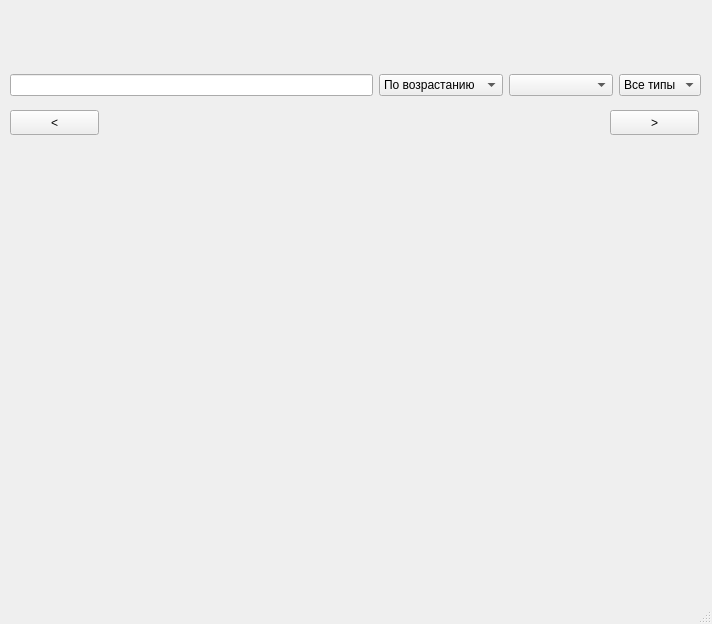
<?xml version="1.0" encoding="UTF-8"?>
<ui version="4.0">
 <class>MainWindow</class>
 <widget class="QMainWindow" name="MainWindow">
  <property name="geometry">
   <rect>
    <x>0</x>
    <y>0</y>
    <width>712</width>
    <height>624</height>
   </rect>
  </property>
  <property name="minimumSize">
   <size>
    <width>712</width>
    <height>624</height>
   </size>
  </property>
  <property name="maximumSize">
   <size>
    <width>712</width>
    <height>624</height>
   </size>
  </property>
  <property name="windowTitle">
   <string>Товары</string>
  </property>
  <widget class="QWidget" name="centralwidget">
   <widget class="QWidget" name="layoutWidget">
    <property name="geometry">
     <rect>
      <x>10</x>
      <y>60</y>
      <width>691</width>
      <height>51</height>
     </rect>
    </property>
    <layout class="QHBoxLayout" name="horizontalLayout">
     <item>
      <widget class="QLineEdit" name="goods_name_edit"/>
     </item>
     <item>
      <widget class="QComboBox" name="sort_type_box">
       <property name="currentIndex">
        <number>1</number>
       </property>
       <property name="sizeAdjustPolicy">
        <enum>QComboBox::AdjustToContentsOnFirstShow</enum>
       </property>
       <item>
        <property name="text">
         <string/>
        </property>
       </item>
       <item>
        <property name="text">
         <string>По возрастанию</string>
        </property>
       </item>
       <item>
        <property name="text">
         <string>По убыванию</string>
        </property>
       </item>
      </widget>
     </item>
     <item>
      <widget class="QComboBox" name="field_box">
       <property name="editable">
        <bool>false</bool>
       </property>
       <property name="currentText">
        <string notr="true"/>
       </property>
       <property name="currentIndex">
        <number>-1</number>
       </property>
       <property name="maxVisibleItems">
        <number>10</number>
       </property>
       <property name="sizeAdjustPolicy">
        <enum>QComboBox::AdjustToContents</enum>
       </property>
       <property name="placeholderText">
        <string>выфвфывфы</string>
       </property>
       <item>
        <property name="text">
         <string>Имя</string>
        </property>
       </item>
       <item>
        <property name="text">
         <string>Цена</string>
        </property>
       </item>
      </widget>
     </item>
     <item>
      <widget class="QComboBox" name="type_box">
       <property name="sizeAdjustPolicy">
        <enum>QComboBox::AdjustToContents</enum>
       </property>
       <item>
        <property name="text">
         <string>Все типы</string>
        </property>
       </item>
       <item>
        <property name="text">
         <string>Гранулы</string>
        </property>
       </item>
       <item>
        <property name="text">
         <string>Краски</string>
        </property>
       </item>
       <item>
        <property name="text">
         <string>Нитки</string>
        </property>
       </item>
      </widget>
     </item>
    </layout>
   </widget>
   <widget class="QWidget" name="gridLayoutWidget">
    <property name="geometry">
     <rect>
      <x>10</x>
      <y>140</y>
      <width>691</width>
      <height>431</height>
     </rect>
    </property>
    <layout class="QGridLayout" name="goodsGrid"/>
   </widget>
   <widget class="QPushButton" name="next_btn">
    <property name="geometry">
     <rect>
      <x>610</x>
      <y>110</y>
      <width>89</width>
      <height>25</height>
     </rect>
    </property>
    <property name="text">
     <string>&gt;</string>
    </property>
   </widget>
   <widget class="QPushButton" name="prev_btn">
    <property name="geometry">
     <rect>
      <x>10</x>
      <y>110</y>
      <width>89</width>
      <height>25</height>
     </rect>
    </property>
    <property name="text">
     <string>&lt;</string>
    </property>
   </widget>
  </widget>
  <widget class="QMenuBar" name="menubar">
   <property name="geometry">
    <rect>
     <x>0</x>
     <y>0</y>
     <width>712</width>
     <height>22</height>
    </rect>
   </property>
  </widget>
  <widget class="QStatusBar" name="statusbar"/>
 </widget>
 <resources/>
 <connections/>
</ui>
